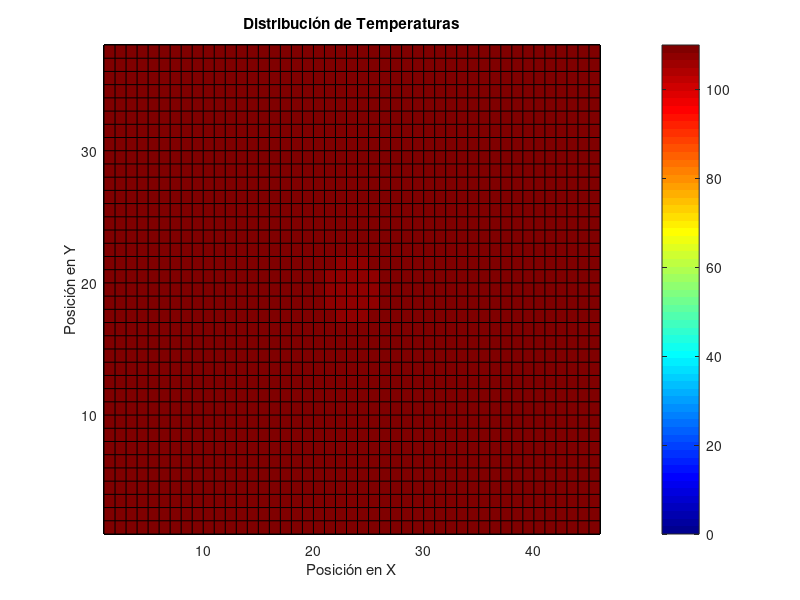
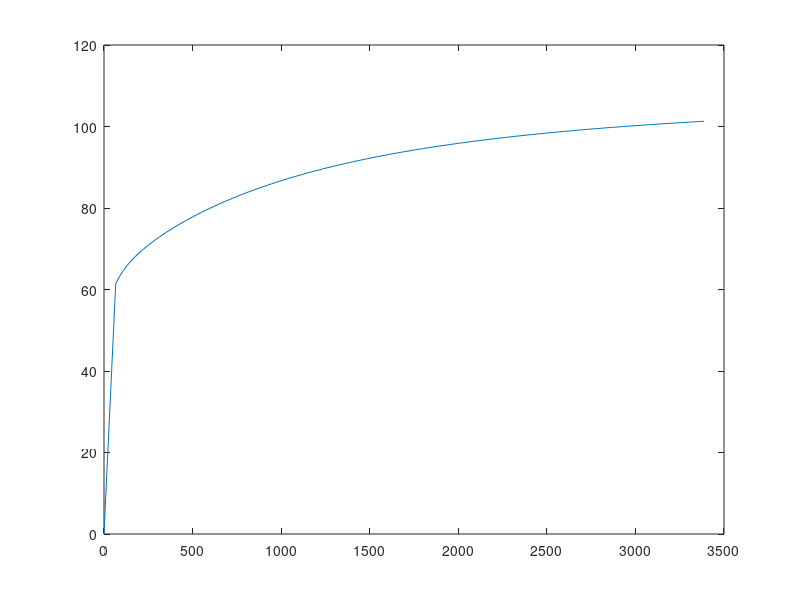

Source code (MATLAB) for these figures, in order: (Note: this script raises an error after producing the figures.)
clear all
%Constantes del problema:

    %Parámetros geometricos:
    t=0.2;
    Deltax=t/4;
    Deltay=t/4;
    Deltaw=Deltay;

    % conductividades [W/(m-C)]
    k=zeros(3,1);
    k(1,1)=51;  % Acero
    k(2,1)=398; % Cobre
    k(3,1)=205; % Aluminio

    % Densidades [kg/m^3]
    rho=zeros(3,1);
    rho(1,1)=7870;  % Acero
    rho(2,1)=8960;  % Cobre
    rho(3,1)=2700;  % Aluminio

    % Calores especificos [J/kg-C]
    c_p=zeros(3,1);
    c_p(1,1)=465;  % Acero
    c_p(2,1)=385;  % Cobre
    c_p(3,1)=897;  % Aluminio

    % Absortividades [m^2/s]
    alpha=k./(rho.*c_p);

    %Coeficiente de convección [W/m^2-C]
    h=1000;

    %Tempeartura alr
    T_inf=110;

%Generamos tabla con taos maximos para cada tipo de nodo y tiempos máximos:
    
    tao_max=zeros(15,1,3);    %Numero de ecuaciones=15 y son 3 tipos de materiales.
    Deltat_max=zeros(15,1,3); %[s]

    %Nodo A:
    tao_max(1,1,:)=1/4;
    
    %Nodos B:
    for m=1:3
        tao_max(2,1,m)=(1/((2*h*Deltaw)/k(m,1)+4));
    end

    %Nodos C:

    for m=1:3
        tao_max(3,1,m)=(1/((2*h*Deltaw)/k(m,1)+4));
    end

    %Nodos D:

    for m=1:3
        tao_max(4,1,m)=(1/((2*h*Deltaw)/k(m,1)+4));
    end

    %Nodos E:

    for m=1:3
        tao_max(5,1,m)=(1/((2*h*Deltaw)/k(m,1)+4));
    end

    %Nodos F:

    for m=1:3
        tao_max(6,1,m)=(1/((4*h*Deltaw)/k(m,1)+4));
    end

    %Nodos G:

    for m=1:3
        tao_max(7,1,m)=(1/((4*h*Deltaw)/k(m,1)+4));
    end

    %Nodos H:

    for m=1:3
        tao_max(8,1,m)=(1/((4*h*Deltaw)/k(m,1)+4));
    end

     %Nodos I:

    for m=1:3
        tao_max(9,1,m)=(1/((4*h*Deltaw)/k(m,1)+4));
    end

    %Nodos J:

    for m=1:3
        tao_max(10,1,m)=(1/((4*h*Deltaw)/(3*k(m,1))+4));
    end

    %Nodos K:

    for m=1:3
        tao_max(11,1,m)=(1/((4*h*Deltaw)/(3*k(m,1))+4));
    end

    %Nodos L:

    for m=1:3
        tao_max(12,1,m)=(1/((4*h*Deltaw)/(3*k(m,1))+4));
    end

    %Nodos M:

    for m=1:3
        tao_max(13,1,m)=(1/((4*h*Deltaw)/(3*k(m,1))+4));
    end

    %Nodos N:

    for m=1:3
        tao_max(14,1,:)=1/4;
    end

    %Nodo o:

    for m=1:3
        tao_max(15,1,m)=(1/((2*h*Deltaw)/(k(m,1))+4));
    end

    %Nodo p:

    for m=1:3
        tao_max(16,1,m)=(1/((2*h*Deltaw)/(k(m,1))+4));
    end

    %Hallamos tiempos m para cada caso

    for m=1:16
        for n=1:3
             Deltat_min(m,1,n)=((Deltaw^2)*tao_max(m,1,n))/(alpha(n,1));
        end
    end


 % Hallamos el tiempo mínimo que se pueda usar para cada material truncando
 % el valor por debajo para que quede entero (y un poco menor del valor máximo)
    
    Deltat=zeros(3,1);

    for m=1:3
        Deltat(m,1)=min(floor(Deltat_min(:,1,m)));
    end

    %Obtenemos pasos mínimos para el acero de 32s, para el cobre de 4
    %s, y para el aluminio de 5s
   
 % Recalculamos los taos para cada tipo de ecuaciones según el tiempo
 % mínimo obtenido anteriomente

    tao=(1/(Deltaw^2))*(alpha.*Deltat);

 % Generamos matriz de NODOS: según la distribución nodal planteada se
 % tiene una matriz de 45*37 para un totoal de 1665 nodos. 
 % EN ESTE SCRIPT SOLO SOLUCIONAMOS PARA EL ACERO
 
 T=ones(45,37,1);
 T=110.*T; % Se llenan los nodos, con una temperatura igual al de los gases

    % CONDICION INICIAL:

    for m=1:45
        for n=33:37
            T(m,n,1)=15;
        end
    end

    for m=9:13
        for n=21:32
            T(m,n,1)=15;
        end
    end

    for m=21:25
        for n=21:32
            T(m,n,1)=15;
        end
    end

    for m=1:45
        for n=19:21
            T(m,n,1)=15;
        end
    end

    %Condición de simetría:

    for m=1:45
        for n=1:19
            T(m,n,1)=T(-m+46,-n+38,1);
        end
    end

% Crear un mallado con colores (para los nodos, no es fiel al tamaño real 
% los elementos, esta malla considera que todos los elementos tiene el mis
% tamaño lo cual es falso (no para los cálculo pero sí para la 
% representación gráfica))

    figure;

    %Corregimos tamaño de la matriz:
        l=T(:,:,1);
        for m=45:45
             for n=1:37
                 l(m+1,n+1)=l(m,n);
             end
         end

            for m=1:45
                for n=37:37
                    l(m,n)=1;
                end
            end

    pcolor(l(:,:,1)');
    %shading interp;  % Interpolación para suavizar los colores

    % Definir una escala de colores personalizada 
    colormap(jet);  % Utilizamos el mapa de colores "jet" 

    % Agregar una barra de colores
    colorbar;

    % Etiquetas y título del gráfico
    xlabel('Posición en X');
    ylabel('Posición en Y');
    title('Distribución de Temperaturas');
   
    %  ajustar los ejes si es necesario
    %axis([0, 46, 0, 38]);
    

 % COMENZAMOS A SOLUCIONAR: se debe programar cada ecuación cada iteración
 % del while, el criterio de parada se definirá proximamente:

   ts=2; %  time steep (paso temporal)

   % Se itera hasta alcanzar estado estable:
   prom_residuals=1;
   counter=0;
   while(prom_residuals>10^(-2))

   %Nodos A:


    T(:,:,ts)=T(:,:,ts-1);

   for m=2:44
       for n=34:36
           T(m,n,ts)=T(m,n,ts-1)*(1-4*tao(1))+tao(1)*(T(m-1,n,ts-1)+T(m+1,n,ts-1)+T(m,n-1,ts-1)+T(m,n+1,ts-1));
       end
   end

   for m=10:12
       for n=21:33
           T(m,n,ts)=T(m,n,ts-1)*(1-4*tao(1))+tao(1)*(T(m-1,n,ts-1)+T(m+1,n,ts-1)+T(m,n-1,ts-1)+T(m,n+1,ts-1));
       end
   end

   for m=22:24
       for n=21:33
           T(m,n,ts)=T(m,n,ts-1)*(1-4*tao(1))+tao(1)*(T(m-1,n,ts-1)+T(m+1,n,ts-1)+T(m,n-1,ts-1)+T(m,n+1,ts-1));
       end
   end

   for m=2:44
       for n=20:20
           T(m,n,ts)=T(m,n,ts-1)*(1-4*tao(1))+tao(1)*(T(m-1,n,ts-1)+T(m+1,n,ts-1)+T(m,n-1,ts-1)+T(m,n+1,ts-1));
       end
   end

   %Nodos B:
    
   for m=1:1
       for n=20:20
          T(m,n,ts)=T(m,n,ts-1)*(1-tao(1)*(((2*h*Deltaw)/k(1))+4))+tao(1)*(2*T(m+1,n,ts-1)+T(m,n-1,ts-1)+T(m,n+1,ts-1)+(2*h*Deltaw/k(1))*T_inf);
           
       end
   end

   for m=1:1
       for n=34:36
           T(m,n,ts)=T(m,n,ts-1)*(1-tao(1)*(((2*h*Deltaw)/k(1))+4))+tao(1)*(2*T(m+1,n,ts-1)+T(m,n-1,ts-1)+T(m,n+1,ts-1)+(2*h*Deltaw/k(1))*T_inf);
       end
   end

   for m=9:9
       for n=22:32
            T(m,n,ts)=T(m,n,ts-1)*(1-tao(1)*(((2*h*Deltaw)/k(1))+4))+tao(1)*(2*T(m+1,n,ts-1)+T(m,n-1,ts-1)+T(m,n+1,ts-1)+(2*h*Deltaw/k(1))*T_inf);
       end
   end

   for m=21:21
       for n=22:32
            T(m,n,ts)=T(m,n,ts-1)*(1-tao(1)*(((2*h*Deltaw)/k(1))+4))+tao(1)*(2*T(m+1,n,ts-1)+T(m,n-1,ts-1)+T(m,n+1,ts-1)+(2*h*Deltaw/k(1))*T_inf);
       end
   end
    
   %Nodos C:

   for m=13:13
       for n=22:32
            T(m,n,ts)=T(m,n,ts-1)*(1-tao(1)*(((2*h*Deltaw)/k(1))+4))+tao(1)*(2*T(m-1,n,ts-1)+T(m,n-1,ts-1)+T(m,n+1,ts-1)+(2*h*Deltaw/k(1))*T_inf);
       end
   end

   for m=25:25
       for n=22:32
            T(m,n,ts)=T(m,n,ts-1)*(1-tao(1)*(((2*h*Deltaw)/k(1))+4))+tao(1)*(2*T(m-1,n,ts-1)+T(m,n-1,ts-1)+T(m,n+1,ts-1)+(2*h*Deltaw/k(1))*T_inf);
       end
   end

   for m=45:45
       for n=20:20
            T(m,n,ts)=T(m,n,ts-1)*(1-tao(1)*(((2*h*Deltaw)/k(1))+4))+tao(1)*(2*T(m-1,n,ts-1)+T(m,n-1,ts-1)+T(m,n+1,ts-1)+(2*h*Deltaw/k(1))*T_inf);
       end
   end

   for m=45:45
       for n=34:36
            T(m,n,ts)=T(m,n,ts-1)*(1-tao(1)*(((2*h*Deltaw)/k(1))+4))+tao(1)*(2*T(m-1,n,ts-1)+T(m,n-1,ts-1)+T(m,n+1,ts-1)+(2*h*Deltaw/k(1))*T_inf);
       end
   end

   %Nodos D:

   for m=2:44
       for n=37:37
           T(m,n,ts)=T(m,n,ts-1)*(1-tao(1)*(((2*h*Deltaw)/k(1))+4))+tao(1)*(2*T(m,n-1,ts-1)+T(m-1,n,ts-1)+T(m+1,n,ts-1)+(2*h*Deltaw/k(1))*T_inf);
       end
   end

   for m=2:8
       for n=21:21
           T(m,n,ts)=T(m,n,ts-1)*(1-tao(1)*(((2*h*Deltaw)/k(1))+4))+tao(1)*(2*T(m,n-1,ts-1)+T(m-1,n,ts-1)+T(m+1,n,ts-1)+(2*h*Deltaw/k(1))*T_inf);
       end
   end

   for m=14:20
       for n=21:21
           T(m,n,ts)=T(m,n,ts-1)*(1-tao(1)*(((2*h*Deltaw)/k(1))+4))+tao(1)*(2*T(m,n-1,ts-1)+T(m-1,n,ts-1)+T(m+1,n,ts-1)+(2*h*Deltaw/k(1))*T_inf);
       end
   end

   for m=26:44
       for n=21:21
           T(m,n,ts)=T(m,n,ts-1)*(1-tao(1)*(((2*h*Deltaw)/k(1))+4))+tao(1)*(2*T(m,n-1,ts-1)+T(m-1,n,ts-1)+T(m+1,n,ts-1)+(2*h*Deltaw/k(1))*T_inf);
       end
   end

   %Nodos E

   for m=2:8
       for n=33:33
           T(m,n,ts)=T(m,n,ts-1)*(1-tao(1)*(((2*h*Deltaw)/k(1))+4))+tao(1)*(2*T(m,n+1,ts-1)+T(m-1,n,ts-1)+T(m+1,n,ts-1)+(2*h*Deltaw/k(1))*T_inf);
       end
   end

   for m=14:20
       for n=33:33
            T(m,n,ts)=T(m,n,ts-1)*(1-tao(1)*(((2*h*Deltaw)/k(1))+4))+tao(1)*(2*T(m,n+1,ts-1)+T(m-1,n,ts-1)+T(m+1,n,ts-1)+(2*h*Deltaw/k(1))*T_inf);
       end
   end

   for m=26:44
       for n=33:33
            T(m,n,ts)=T(m,n,ts-1)*(1-tao(1)*(((2*h*Deltaw)/k(1))+4))+tao(1)*(2*T(m,n+1,ts-1)+T(m-1,n,ts-1)+T(m+1,n,ts-1)+(2*h*Deltaw/k(1))*T_inf);
       end
   end

   %Nodos F

   for m=1:1
       for n=37:37
           T(m,n,ts)=T(m,n,ts-1)*(1-tao(1)*(((4*h*Deltaw)/k(1))+4))+tao(1)*(2*T(m,n-1,ts-1)+2*T(m+1,n,ts-1)+(4*h*Deltaw/k(1))*T_inf);
       end
   end

   for m=1:1
       for n=21:21
           T(m,n,ts)=T(m,n,ts-1)*(1-tao(1)*(((4*h*Deltaw)/k(1))+4))+tao(1)*(2*T(m,n-1,ts-1)+2*T(m+1,n,ts-1)+(4*h*Deltaw/k(1))*T_inf);
       end
   end

   %Nodos G

   for m=1:1
       for n=33:33
           T(m,n,ts)=T(m,n,ts-1)*(1-tao(1)*(((4*h*Deltaw)/k(1))+4))+tao(1)*(2*T(m,n+1,ts-1)+2*T(m+1,n,ts-1)+(4*h*Deltaw/k(1))*T_inf);
       end
   end

   %Nodos H

   for m=45:45
       for n=37:37
           T(m,n,ts)=T(m,n,ts-1)*(1-tao(1)*(((4*h*Deltaw)/k(1))+4))+tao(1)*(2*T(m-1,n,ts-1)+2*T(m,n-1,ts-1)+(4*h*Deltaw/k(1))*T_inf);
       end
   end

   for m=45:45
       for n=21:21
           T(m,n,ts)=T(m,n,ts-1)*(1-tao(1)*(((4*h*Deltaw)/k(1))+4))+tao(1)*(2*T(m-1,n,ts-1)+2*T(m,n-1,ts-1)+(4*h*Deltaw/k(1))*T_inf);
       end
   end

   %Nodos I

   for m=45:45
       for n=33:33
           T(m,n,ts)=T(m,n,ts-1)*(1-tao(1)*(((4*h*Deltaw)/k(1))+4))+tao(1)*(2*T(m-1,n,ts-1)+2*T(m,n+1,ts-1)+(4*h*Deltaw/k(1))*T_inf);
       end
   end

   %Nodos J

   for m=9:9
       for n=33:33
            T(m,n,ts)=T(m,n,ts-1)*(1-tao(1)*(4)*(((h*Deltaw)/(3*k(1)))+1))+tao(1)*(2/3)*(T(m-1,n,ts-1)+2*T(m+1,n,ts-1)+T(m,n-1,ts-1)+2*T(m,n+1,ts-1)+(2*h*Deltaw/k(1))*T_inf);
       end
   end


   for m=21:21
       for n=33:33
            T(m,n,ts)=T(m,n,ts-1)*(1-tao(1)*(4)*(((h*Deltaw)/(3*k(1)))+1))+tao(1)*(2/3)*(T(m-1,n,ts-1)+2*T(m+1,n,ts-1)+T(m,n-1,ts-1)+2*T(m,n+1,ts-1)+(2*h*Deltaw/k(1))*T_inf);
       end
   end
    
    %Nodos K
  

   for m=13:13
       for n=33:33
             T(m,n,ts)=T(m,n,ts-1)*(1-tao(1)*(4)*(((h*Deltaw)/(3*k(1)))+1))+tao(1)*(2/3)*(2*T(m-1,n,ts-1)+T(m+1,n,ts-1)+T(m,n-1,ts-1)+2*T(m,n+1,ts-1)+(2*h*Deltaw/k(1))*T_inf);
       end
   end

   for m=25:25
       for n=33:33
            T(m,n,ts)=T(m,n,ts-1)*(1-tao(1)*(4)*(((h*Deltaw)/(3*k(1)))+1))+tao(1)*(2/3)*(2*T(m-1,n,ts-1)+T(m+1,n,ts-1)+T(m,n-1,ts-1)+2*T(m,n+1,ts-1)+(2*h*Deltaw/k(1))*T_inf);
       end
   end

    %Nodos L

   for m=9:9
       for n=21:21
            T(m,n,ts)=T(m,n,ts-1)*(1-tao(1)*(4)*(((h*Deltaw)/(3*k(1)))+1))+tao(1)*(2/3)*(T(m-1,n,ts-1)+2*T(m+1,n,ts-1)+2*T(m,n-1,ts-1)+T(m,n+1,ts-1)+(2*h*Deltaw/k(1))*T_inf);
       end
   end

   for m=21:21
       for n=21:21
            T(m,n,ts)=T(m,n,ts-1)*(1-tao(1)*(4)*(((h*Deltaw)/(3*k(1)))+1))+tao(1)*(2/3)*(T(m-1,n,ts-1)+2*T(m+1,n,ts-1)+2*T(m,n-1,ts-1)+T(m,n+1,ts-1)+(2*h*Deltaw/k(1))*T_inf);
       end
   end

   %Nodos M

   for m=13:13
       for n=21:21
            T(m,n,ts)=T(m,n,ts-1)*(1-tao(1)*(4)*(((h*Deltaw)/(3*k(1)))+1))+tao(1)*(2/3)*(2*T(m-1,n,ts-1)+T(m+1,n,ts-1)+2*T(m,n-1,ts-1)+T(m,n+1,ts-1)+(2*h*Deltaw/k(1))*T_inf);
       end
   end

   for m=25:25
       for n=21:21
            T(m,n,ts)=T(m,n,ts-1)*(1-tao(1)*(4)*(((h*Deltaw)/(3*k(1)))+1))+tao(1)*(2/3)*(2*T(m-1,n,ts-1)+T(m+1,n,ts-1)+2*T(m,n-1,ts-1)+T(m,n+1,ts-1)+(2*h*Deltaw/k(1))*T_inf);
       end
   end

   %Nodos N

   for m=2:44
       for n=19:19
           T(m,n,ts)=T(m,n,ts-1)*(1-4*tao(1))+tao(1)*(2*T(m,n+1,ts-1)+T(m-1,n,ts-1)+T(m+1,n,ts-1));
       end
   end

   %Nodo O

   for m=1:1
       for n=19:19
            T(m,n,ts)=T(m,n,ts-1)*(1-tao(1)*(((2*h*Deltaw)/k(1))+4))+tao(1)*2*(T(m,n+1,ts-1)+T(m+1,n,ts-1)+(h*Deltaw/k(1))*T_inf);
       end
   end

   %Nodo P

   for m=45:45
       for n=19:19
            T(m,n,ts)=T(m,n,ts-1)*(1-tao(1)*(((2*h*Deltaw)/k(1))+4))+tao(1)*2*(T(m-1,n,ts-1)+T(m,n+1,ts-1)+(h*Deltaw/k(1))*T_inf);
       end
   end

   %Condición de simetría:

    for m=1:45
        for n=1:19
            T(m,n,ts)=T(-m+46,-n+38,ts);
        end
    end

    for m=45:45
        for n=1:37
            l(m+1,n+1,ts)=1;
        end
    end

    for m=1:45
        for n=37:37
            l(m+1,n+1,1)=1;
        end
    end

    l=T(:,:,ts);

    for m=45:45
          for n=1:37
               l(m+1,n+1)=l(m,n);
          end
    end

    for m=1:45
          for n=37:37
               l(m+1,n+1)=l(m,n);
          end
    end

    residuals=abs(T(:,:,ts)-T(:,:,ts-1));
    prom_residuals=mean(residuals,"all");
    
    pcolor(l');
    % Definir una escala de colores personalizada 
    colormap(jet);  % Utilizamos el mapa de colores "jet" 

    % Agregar una barra de colores
    colorbar;

    % Etiquetas y título del gráfico
    xlabel('Posición en X');
    ylabel('Posición en Y');
    title('Distribución de Temperaturas');
    hold on
    pause(0.01)
   
    if(T(23,19,ts)>=100 && counter==0)
        ts_crit=ts;
        counter=1;
    end

    ts=ts+1;
    T_prom(ts)=mean(T(:,:),"all");
    time(ts)=ts*Deltat(1,1);
    
   end

   figure
   plot(time,T_prom);
   yline(110,'-');
   xlabel('Tiempo [s]');
   ylabel('Temperatura promedio[C]');
   title('Temperatura promedio vs tiempo (AISI 1010 en agua)');
   



    